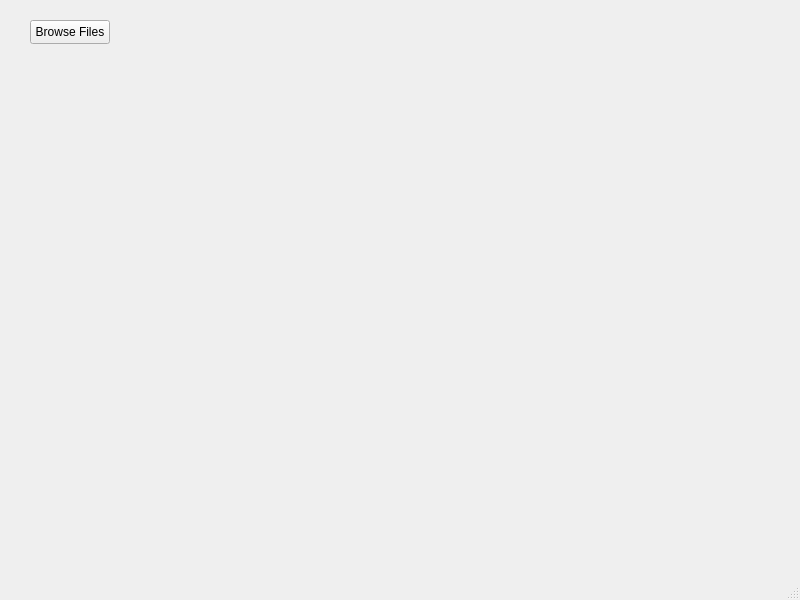
<?xml version="1.0" encoding="UTF-8"?>
<ui version="4.0">
 <class>MainWindow</class>
 <widget class="QMainWindow" name="MainWindow">
  <property name="geometry">
   <rect>
    <x>0</x>
    <y>0</y>
    <width>800</width>
    <height>600</height>
   </rect>
  </property>
  <property name="windowTitle">
   <string>MainWindow</string>
  </property>
  <widget class="QWidget" name="centralwidget">
   <widget class="QPushButton" name="browseFiles">
    <property name="geometry">
     <rect>
      <x>30</x>
      <y>20</y>
      <width>80</width>
      <height>24</height>
     </rect>
    </property>
    <property name="text">
     <string>Browse Files</string>
    </property>
   </widget>
  </widget>
  <widget class="QMenuBar" name="menubar">
   <property name="geometry">
    <rect>
     <x>0</x>
     <y>0</y>
     <width>800</width>
     <height>21</height>
    </rect>
   </property>
  </widget>
  <widget class="QStatusBar" name="statusbar"/>
 </widget>
 <resources/>
 <connections/>
</ui>
